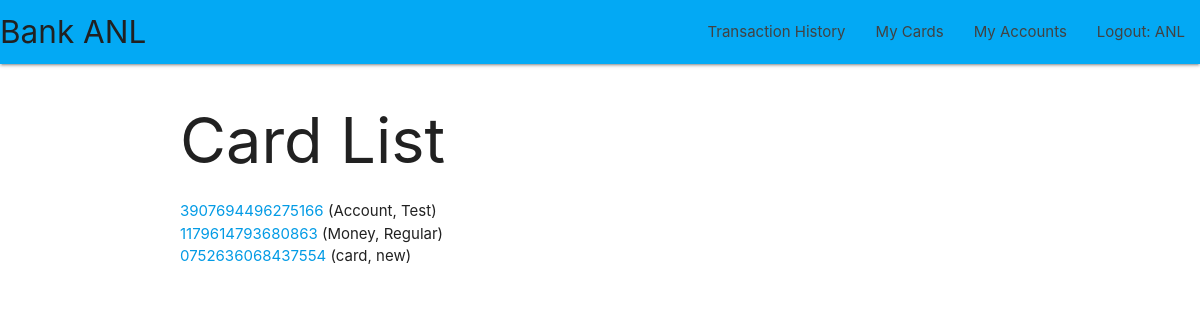
The app's page /catalog/cards/ (signed in) with its own data.
### catalog/models.py (models this page shows, shortened)
class Card(models.Model):
    card_number = models.CharField(
        primary_key=True,
        validators=[MinLengthValidator(16)],
        max_length=16,
        default=0,
        help_text='Card number')
    """ Links account to a specific user """
    bank_user = models.ForeignKey(
        User,
        on_delete=models.SET_NULL,
        null=True,
        blank=True)
    account = models.ForeignKey(
        Account,
        on_delete=models.SET_NULL,
        null=True,
        help_text='Account that this Card is linked to')
    pin = models.CharField(
        validators=[MinLengthValidator(4)],
        max_length=4,
        help_text='Enter PIN for Card')
    first_name = models.CharField(
        max_length=30,
        help_text='Enter first name of card holder')
    last_name = models.CharField(
        max_length=30,
        help_text='Enter last name of card holder')
    address = models.CharField(
        validators=[MinLengthValidator(1)],
        max_length=100,
        null=True,
        blank=True,
        help_text='Enter address of card holder')
    phone_number = models.CharField(
        validators=[MinLengthValidator(10)],
        max_length=10,
        help_text='Enter phone number for card holder')
    issue_date = models.DateField(
        null=True,
        blank=True,
        default=timezone.now)
    expiration_date = models.DateField(
        null=True,
        blank=True,
        default=(datetime.date.today() + datetime.timedelta(days=730)))
    def get_absolute_url(self):
        return reverse('card-detail', args=[str(self.card_number)])

### catalog/views.py (the view)
# urls.py: path('cards/', views.CardListView.as_view(), name='cards'),
class CardListView(generic.ListView):
    model = Card
    paginate_by = 25

### catalog/templates/catalog/card_list.html
{% extends "base_generic.html" %}
{% block content %}
  <h1>Card List</h1>
  {% if card_list %}
  <ul>
    {% for card in card_list %}
      <li>
        <a href="{{ card.get_absolute_url }}">{{ card.card_number }}</a> ({{card.last_name}}, {{card.first_name}})
      </li>
    {% endfor %}
  </ul>
  {% else %}
    <p>There are no cards at this bank.</p>
  {% endif %}
{% endblock %}

### catalog/templates/base_generic.html (shortened to what this page needs)
<!DOCTYPE html>
<html lang="en">
<head>
  <link rel="stylesheet" href="https://cdnjs.cloudflare.com/ajax/libs/materialize/1.0.0/css/materialize.min.css">
  {% load static %}
</head>
<body>
  <nav>
    <div class="nav-wrapper light-blue ">
      <a href="{% url 'index' %}" class="brand-logo grey-text text-darken-4">Bank ANL</a>
      <ul id="nav-mobile" class="right hide-on-med-and-down">
        {% if user.is_authenticated %}
          <li><a class="grey-text text-darken-3" href="{% url 'transaction-history' %}">Transaction History</a></li>
          <li><a class="grey-text text-darken-3" href="{% url 'my-cards' %}">My Cards</a></li>
          <li><a class="grey-text text-darken-3" href="{% url 'my-accounts' %}">My Accounts</a></li>
          <li><a class="grey-text text-darken-3" href="{% url 'logout'%}?next={{request.path}}">Logout: {{ user.get_username }}</a></li>
        {% else %}
          <li><a class="grey-text text-darken-3" href="{% url 'login'%}?next=../../">Sign in</a></li>
            <li class="grey-text text-darken-3" >or</li>
            <li><a class="grey-text text-darken-3" href="{% url 'register'%}?next=../../">register</a></li>
        {% endif %}
      </ul>
    </div>
  </nav>
  <div class="container-fluid">
    <div class="row">
      <div class="col-sm-10">
        <div class="container">
          {% block content %}
          {% endblock %}
        </div>
      </div>
    </div>
  </div>
</body>
</html>

### records on screen
Card: card_number "3907694496275166", last_name "Account", first_name "Test"
Card: card_number "1179614793680863", last_name "Money", first_name "Regular"
Card: card_number "0752636068437554", last_name "card", first_name "new"

### other values on screen
{{ user.get_username }} "ANL"
